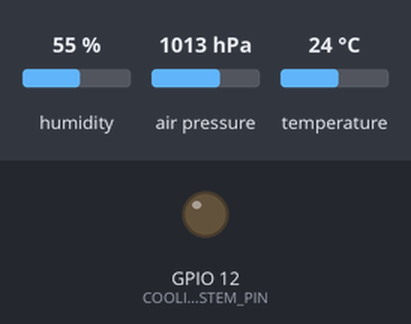
The sketch below on a simulated ESP32. Parts: output pins drawn as LEDs (lit = HIGH). Inputs (shaded band) come from the test bench; at power-on: temperature 24 °C, humidity 55 %, air pressure 1013 hPa. WiFi joins after 1.5 s; servers stay silent unless stated; no MQTT or app messages arrive unless stated; what the sketch prints to the serial monitor is not drawn.

Above: at 2.7 s.
2.8 s: temperature set to 37.4 °C
7.0 s: temperature set to 38.7 °C
At 7.6 s:
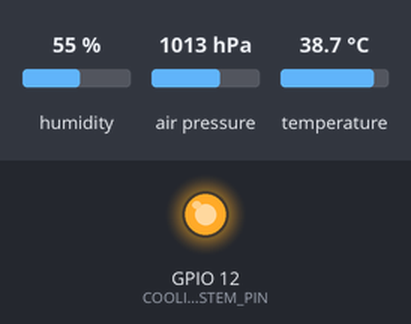
8.6 s: humidity set to 42 %
10.4 s: humidity set to 39 %
At 12.1 s:
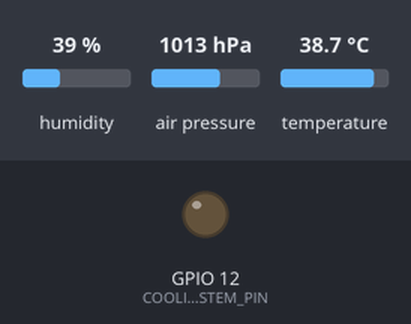
14.6 s: humidity set to 68 %
At 15.1 s:
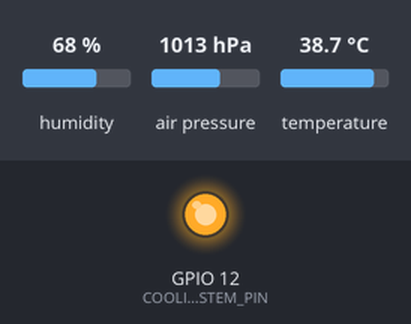
Timing chart, 0 to 17.1 s (numbered marks = the images above; inputs shaded):
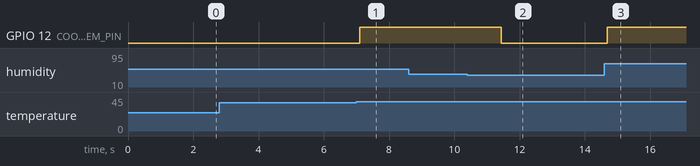

Measured:
- the behaviour switches between 38 and 38.1 °C on temperature (found by bisection; images 0 and 1)
- the behaviour switches between 41 and 40 % on humidity (found by bisection; images 1 and 2)
- after the input at 2.8 s, every drawn part: stays the same
- after the input at 7.0 s, GPIO 12 (COOLING_SYSTEM_PIN): LOW → HIGH after 0.10 s
- after the input at 8.6 s, every drawn part: stays the same
- after the input at 10.4 s, GPIO 12 (COOLING_SYSTEM_PIN): HIGH → LOW after 1.0 s
- after the input at 14.6 s, GPIO 12 (COOLING_SYSTEM_PIN): LOW → HIGH after 0.08 s

The sketch:

PROJECT_4.ino
```cpp
#include <Wire.h>
#include <Adafruit_BMP280.h>
#include "Adafruit_SHT4x.h"
#include <freertos/FreeRTOS.h>
#include <freertos/task.h>
#include <freertos/queue.h>
#include <WiFi.h>
#include <PubSubClient.h>

/*********************WiFi and MQTT Broker****************************/
const char* ssid = "Immanuel";
const char* password = "01234567";
const char* mqtt_server = "broker.netpie.io";
const int mqtt_port = 1883;
const char* mqtt_Client = "dde04b52-af3b-4816-a9b2-9a8eeea8255e";//ClientID
const char* mqtt_username = "ejmzuaqQtHLG7dT6hPNd8XW58YU5m43D";//Token
const char* mqtt_password = "pxJHvR4aytW9PEnPn7PF9YshTHtvpGMh";//Secret
char msg[200];
WiFiClient espClient;
PubSubClient client(espClient);
/*******************Sensor**********************/
Adafruit_BMP280 bmp; // Define BMP280 Sensor
Adafruit_SHT4x sht4 = Adafruit_SHT4x(); //Define SHT4x Sensor
sensors_event_t humidity, temp;

/**************Structure of Queue**********/
// Define a struct
struct dataRead {
  float SHT4xTemperature;
  float SHT4xHumidity;
  float BMP280Pressure;
  float BMP280Temperature;
};
QueueHandle_t Queue; //Define QueueHandle_t

void callback(char* topic, byte* payload, unsigned int length);
void reconnect();
void controlActuators(float temperature, float humidity, float pressure);
// Define COOLING_SYSTEM_PIN with the actual pin number
const int COOLING_SYSTEM_PIN = 12; // Example pin number

void setup() {
  Serial.begin(9600);
  Wire.begin(41, 40);
  if (bmp.begin(0x76)) { // prepare BMP280 sensor
    Serial.println("BMP280 sensor ready");
  }
  if ( sht4.begin()) { // prepare sht4 sensor
    Serial.println("SHT4x sensor ready");
  }
    Queue = xQueueCreate(100,sizeof(struct dataRead));

    if (Queue == NULL) {
      Serial.println("Error creating the queue");
    }
    //Connect to WiFi
    WiFi.begin(ssid, password);
    Serial.print("Connecting to WiFi ");
    while (WiFi.status() != WL_CONNECTED) {
      delay(500);
      Serial.print(".");
    }
    Serial.println("\nWiFi Connected");
    //connect client to MQTT Broker
    client.setServer(mqtt_server, mqtt_port);
    client.setCallback(callback);
    if(!client.connected()){
      Serial.println("Cucumber's not connected to MQTT Broker");
      client.connect(mqtt_Client, mqtt_username, mqtt_password);
    }
    // Create task that consumes the queue.
    xTaskCreate(sendToQueue, "Sender", 2048, NULL, 2, NULL);
    xTaskCreate(receiveFromQueue, "Receiver", 2048, NULL, 1, NULL);

    pinMode(COOLING_SYSTEM_PIN, OUTPUT); // Initialize COOLING_SYSTEM_PIN as output
}

void loop() {
  if (!client.connected()) {
    reconnect(); // Reconnect to MQTT if not connected
  }
  client.loop();
}

// Task that get data and sends it to the queue
void sendToQueue(void *parameter) {
  while (1) {
    // Read data from sensor
    struct dataRead currentData;
    sht4.getEvent(&humidity, &temp);
    currentData.SHT4xTemperature =temp.temperature;
    currentData.SHT4xHumidity = humidity.relative_humidity;
    currentData.BMP280Temperature = bmp.readTemperature();
    currentData.BMP280Pressure = bmp.readPressure()/1000;//kPa
    // Send data to the queue
    if (xQueueSend(Queue, &currentData, portMAX_DELAY) != pdPASS) {
      Serial.println("Failed to send data to the queue");
    }
    // delay for 1 second
     vTaskDelay(1000 / portTICK_PERIOD_MS);
  }
}

// Task data from the queue
void receiveFromQueue(void *parameter) {
  while (1) {
    // Receive data from the queue
    struct dataRead currentData;
    if (xQueueReceive(Queue, &currentData, portMAX_DELAY) == pdPASS) {
      // Serial.println("Temp data: "+String(currentData.SHT4xTemperature)+" °C");
      // Serial.println("AirTemp data: "+String(currentData.BMP280Temperature) + " °C");
      // Serial.println("AirPressure data: "+String(currentData.BMP280Pressure)+" kPa");
      // Serial.println("Humidity data: "+String(currentData.SHT4xHumidity)+ " %(RH)");
    }
    // Process the received data
    if (!client.connected()) {
    reconnect();
    }
    client.loop();
    String data = "{\"data\": {\"SHT4xTemperature\":"+String(currentData.SHT4xTemperature)+",\"SHT4xHumidity\":"+ String(currentData.SHT4xHumidity)+",\"BMP280Temperature\":"+ String(currentData.BMP280Temperature)+",\"BMP280Pressure\":"+ String(currentData.BMP280Pressure) + "}}";
    Serial.println(data);
    data.toCharArray(msg, (data.length() + 1));
    client.publish("@shadow/data/update", msg);
     // Control actuators based on sensor data
      controlActuators(currentData.SHT4xTemperature, currentData.SHT4xHumidity, currentData.BMP280Pressure);
    }
  }

//Reconnect to MQTT Function
void reconnect() {
  while (!client.connected()) {
    Serial.print("Sensor MQTT connection…");
    if (client.connect(mqtt_Client, mqtt_username, mqtt_password)) {
      Serial.println("connected");
    }
    else {
      Serial.print("failed, rc=");
      Serial.print(client.state());
      Serial.println("try again in 5 seconds");
      delay(5000);
    }
  }
}

void callback(char* topic, byte* payload, unsigned int length) {
  String command = String((char*)payload); // Convert payload to a String
  if (command.equals("activate")) {
    digitalWrite(COOLING_SYSTEM_PIN, HIGH); // Activate cooling system
  } else if (command.equals("deactivate")) {
    digitalWrite(COOLING_SYSTEM_PIN, LOW); // Deactivate cooling system
  }
}

void controlActuators(float temperature, float humidity, float pressure) {
  // Check conditions and control actuators based on sensor data
  if (temperature > 38 && humidity > 40) {
    digitalWrite(COOLING_SYSTEM_PIN, HIGH); // Activate cooling system
  } else {
    digitalWrite(COOLING_SYSTEM_PIN, LOW); // Deactivate cooling system
  }
}
```
